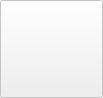
<?xml version="1.0" encoding="UTF-8"?>
<ui version="4.0">
 <class>SoundButton</class>
 <widget class="QWidget" name="SoundButton">
  <property name="geometry">
   <rect>
    <x>0</x>
    <y>0</y>
    <width>103</width>
    <height>98</height>
   </rect>
  </property>
  <property name="sizePolicy">
   <sizepolicy hsizetype="Expanding" vsizetype="Expanding">
    <horstretch>0</horstretch>
    <verstretch>0</verstretch>
   </sizepolicy>
  </property>
  <property name="windowTitle">
   <string>Form</string>
  </property>
  <layout class="QGridLayout" name="gridLayout">
   <property name="margin">
    <number>0</number>
   </property>
   <property name="spacing">
    <number>0</number>
   </property>
   <item row="0" column="0">
    <widget class="QPushButton" name="button">
     <property name="enabled">
      <bool>false</bool>
     </property>
     <property name="sizePolicy">
      <sizepolicy hsizetype="Minimum" vsizetype="Minimum">
       <horstretch>0</horstretch>
       <verstretch>0</verstretch>
      </sizepolicy>
     </property>
     <property name="text">
      <string/>
     </property>
     <property name="checkable">
      <bool>true</bool>
     </property>
     <property name="default">
      <bool>false</bool>
     </property>
     <property name="flat">
      <bool>false</bool>
     </property>
    </widget>
   </item>
  </layout>
 </widget>
 <resources/>
 <connections/>
</ui>
